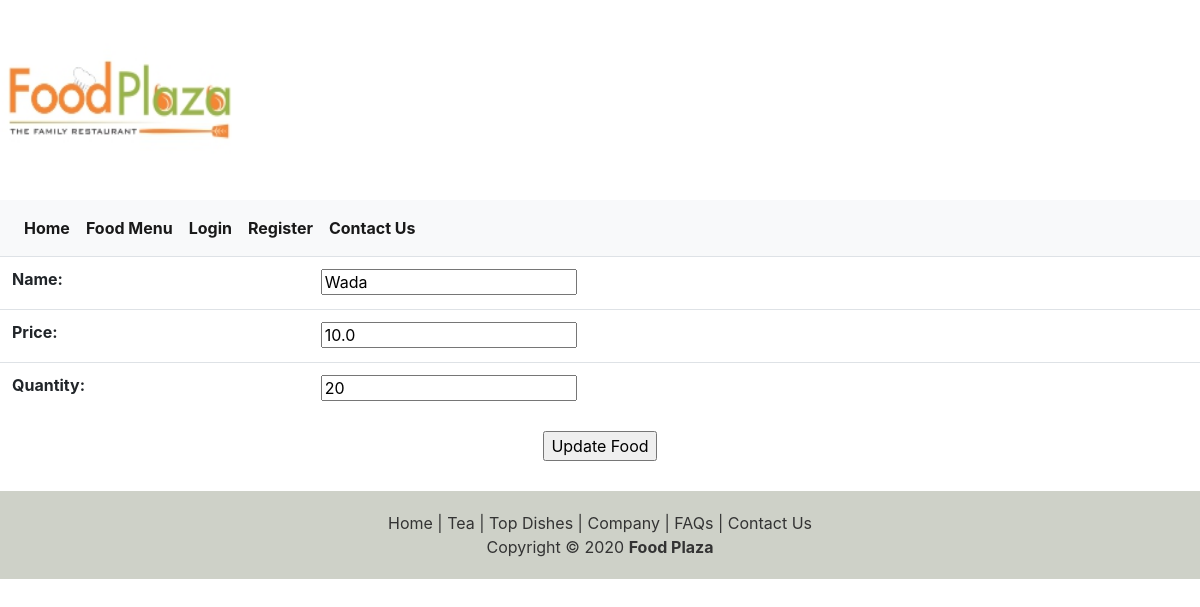
Before: /Foodapp/updatefood/2 with the older database file.
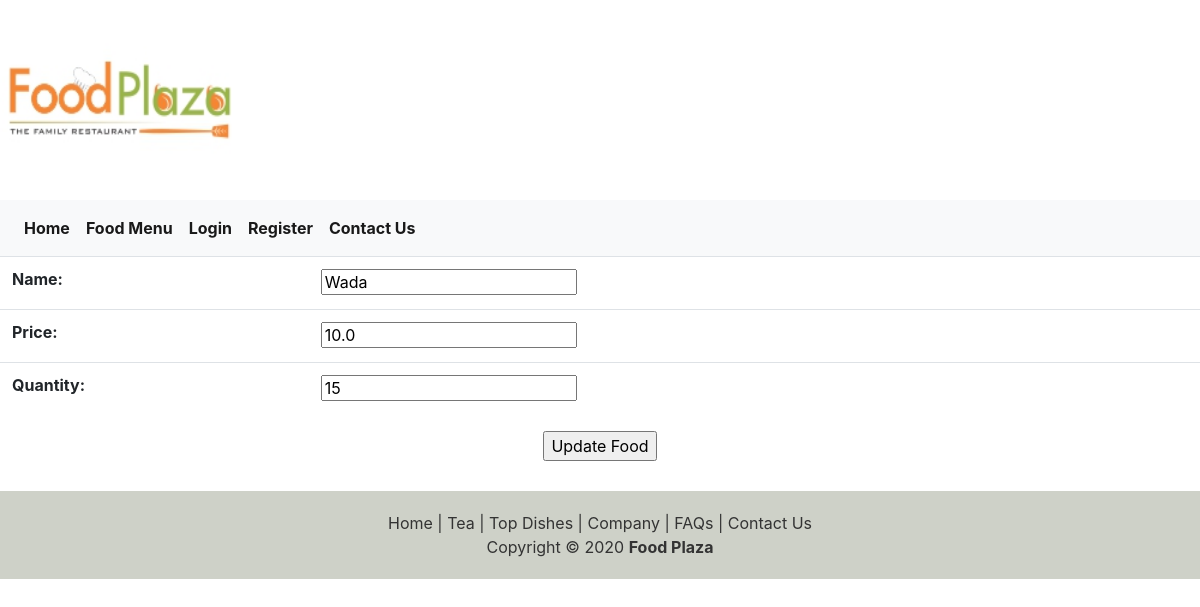
After: the same page with the newer database file.
### Foodapp/models.py (models this page shows, shortened)
class FoodModel(models.Model):
	name=models.CharField(max_length=15)
	price=models.FloatField()
	quantity=models.IntegerField()

### Foodapp/views.py (the view)
# urls.py: path('updatefood/<int:id>',updateFoodByIdView),
def updateFoodByIdView(request,id):
	print("In updateFoodByIdView")
	foundfood=FoodModel.objects.get(id=id)
	form=FoodForm(instance=foundfood)
	if request.method=='POST':
		form=FoodForm(request.POST,instance=foundfood)
		if form.is_valid():
			form.save()
			return redirect('/Foodapp/foods')
	return render(request,'Foodapp/updatefood.html',{'form':form})

### Foodapp/forms.py
class FoodForm(forms.ModelForm):
	class Meta:
		model=FoodModel
		fields='__all__'

### templates/Foodapp/updatefood.html (shortened to what this page needs)
{% load static %}
{% include 'index1.html' %}
<form method='POST'>
	<center>
	<table class="table">
		{{form.as_table}}
	</table>
	</center>
	<center><input type='submit' value='Update Food'></center>
</form>
{% include 'footer1.html'%}

Changed rows visible on the page:
changed FoodModel "Wada": quantity "20" → "15"
